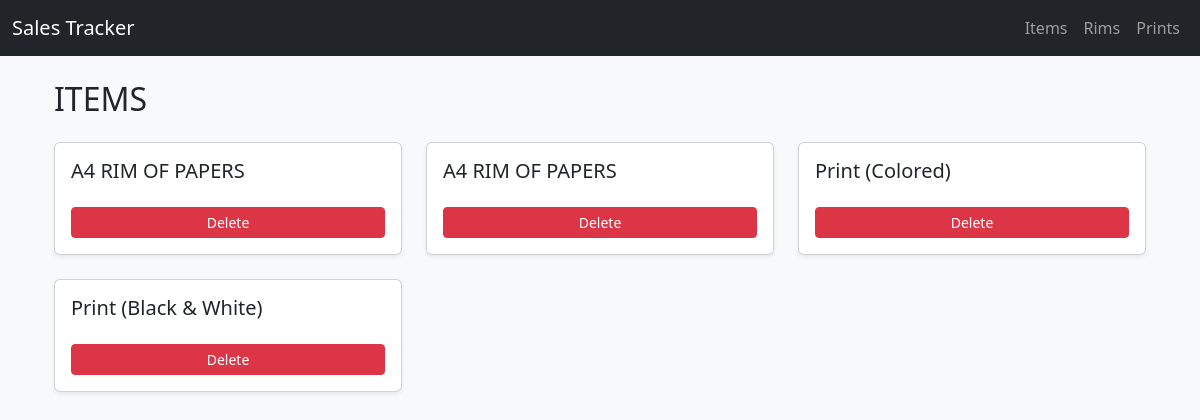
Page /items/ on the earlier database version.
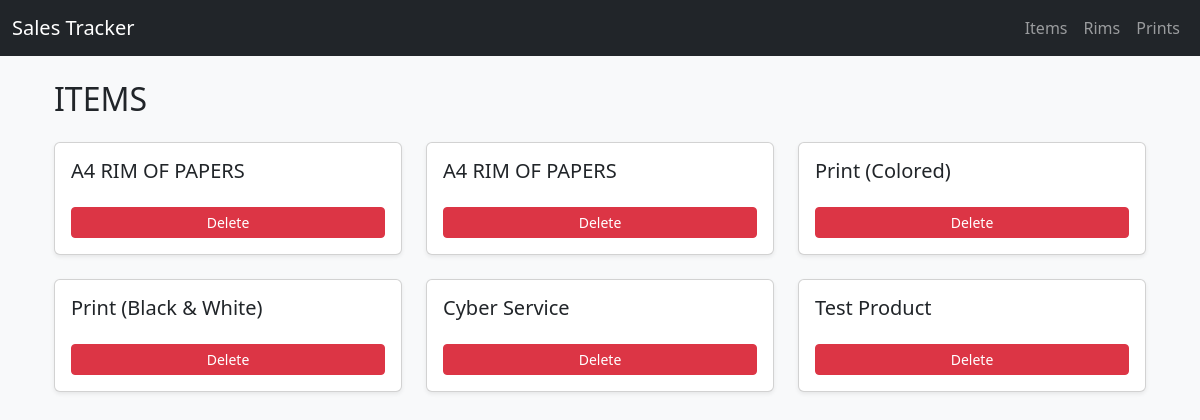
Same page on the later database version.
### main/models.py (models this page shows, shortened)
class Item(models.Model):
    CHOICES = [
        ('product', 'Product'),
        ('service', 'Service'),
    ]
    name = models.CharField(max_length=100)
    category = models.CharField(max_length=100, choices=CHOICES, blank=True, null=True)
    unit = models.CharField(max_length=50, blank=True, null=True) # e.g., "pcs", "kg"
    price = models.IntegerField(blank=True, null=True)
    description = models.TextField(blank=True, null=True)

### main/views.py (the view)
# urls.py: path('items/', views.ItemListView.as_view(), name='items'),
class ItemListView(ListView):
    model = Item
    context_object_name = 'items'
    template_name = 'items/items.html'

### main/templates/items/items.html
{% extends '../main.html' %}
{% block content %}
<div class="container">
    <h2 class="mb-4 text-uppercase">Items</h2>
    {% if items %}
    <div class="row row-cols-1 row-cols-md-2 row-cols-lg-3 g-4">
        {% for item in items %}
        <div class="col">
            <div class="card shadow-sm h-100">
                <div class="card-body d-flex flex-column justify-content-between">
                    <h5 class="card-title">{{ item.name }}</h5>
                    <div class="mt-3">
                        <a href="{% url 'item-delete' item.id %}" class="btn btn-sm btn-danger w-100">Delete</a>
                    </div>
                </div>
            </div>
        </div>
        {% endfor %}
    </div>
    {% else %}
        <div class="alert alert-info text-center" role="alert">
            No items found. <a href="{% url 'item-create' %}" class="alert-link">Add one now</a>!
        </div>
    {% endif %}
</div>
{% endblock %}

Differences in the rows shown:
added Item: name "Cyber Service"
added Item: name "Test Product"
